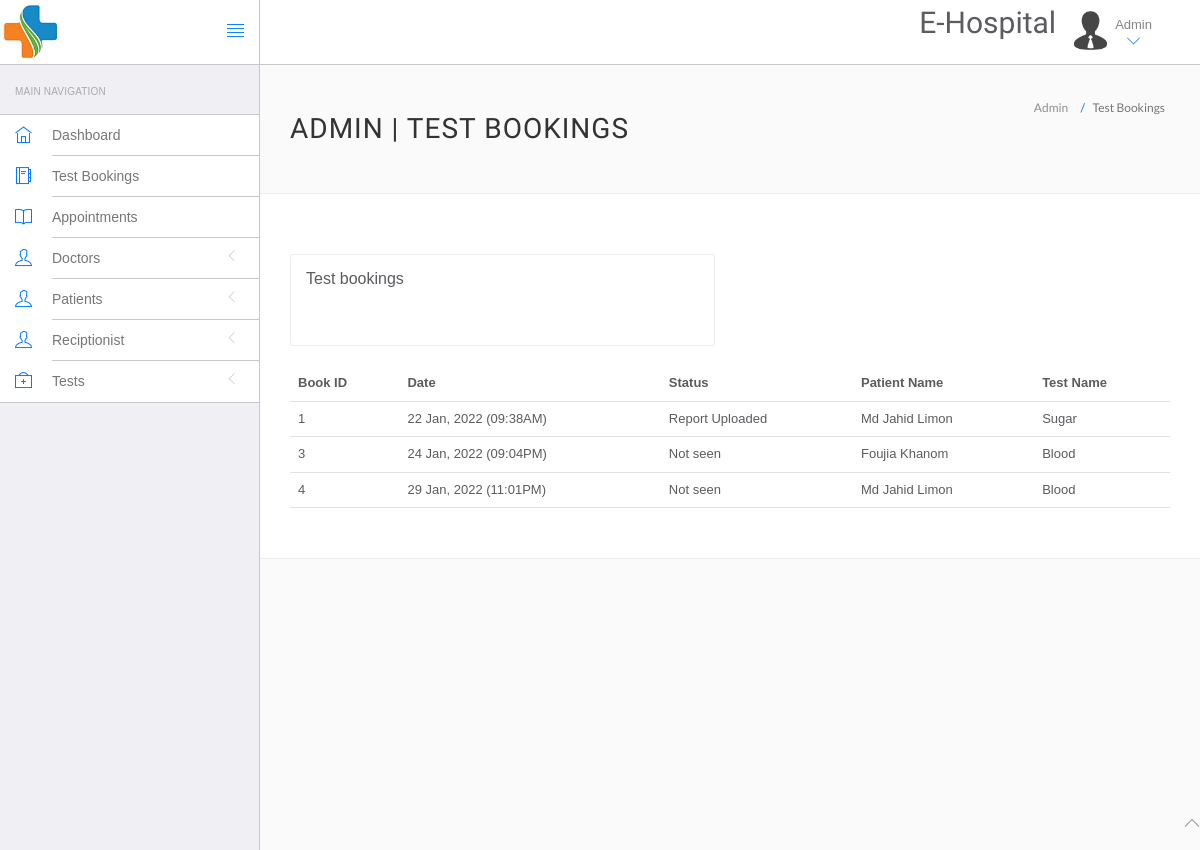
Page /admin/test-bookings.php (signed in) on the committed database.
### tables this page shows
CREATE TABLE IF NOT EXISTS `test_bookings` (
  `id` int(11) NOT NULL AUTO_INCREMENT,
  `userid` int(11) NOT NULL,
  `testid` int(11) NOT NULL,
  `bookdate` datetime NOT NULL,
  `status` tinyint(4) NOT NULL,
  PRIMARY KEY (`id`)
);

CREATE TABLE IF NOT EXISTS `patients` (
  `patid` int(11) NOT NULL AUTO_INCREMENT,
  `fullname` varchar(50) NOT NULL,
  `gender` varchar(6) NOT NULL,
  `age` int(11) NOT NULL,
  `address` varchar(100) NOT NULL,
  `phone` varchar(90) NOT NULL,
  `datetime` datetime(6) NOT NULL,
  `blood_group` varchar(11) NOT NULL,
  `email` varchar(50) NOT NULL,
  `password` varchar(50) NOT NULL,
  PRIMARY KEY (`patid`)
);

CREATE TABLE IF NOT EXISTS `tests` (
  `testid` int(11) NOT NULL AUTO_INCREMENT,
  `testname` varchar(50) NOT NULL,
  `price` float NOT NULL,
  `template` text NOT NULL,
  PRIMARY KEY (`testid`)
);

### include/basicdb.php (called while the page is built, shortened)
<?php
function get_all($table)
{
	global $con;
	$sql = "SELECT * from $table";
	$result = mysqli_query($con, $sql);
	return (mysqli_num_rows($result) > 0) ? $result : 0;
}
function get_by_id($table, $tableid, $id)
{
	global $con;
	$sql = "SELECT * FROM $table WHERE $tableid='$id' LIMIT 1";
	$result = mysqli_query($con, $sql);
	if (mysqli_num_rows($result) > 0) {
		return mysqli_fetch_array($result);
	} else {
		return 0;
	}
}

### admin/test-bookings.php (the view, shortened to what this page needs)
<?php
include('include/config.php');
include('../include/basicdb.php');
?>
<!DOCTYPE html>
<html lang="en">
<head>
    <link rel="stylesheet" href="vendor/bootstrap/css/bootstrap.min.css">
    <link rel="stylesheet" href="vendor/fontawesome/css/font-awesome.min.css">
    <link rel="stylesheet" href="vendor/themify-icons/themify-icons.min.css">
    <link href="vendor/animate.css/animate.min.css" rel="stylesheet" media="screen">
    <link href="vendor/perfect-scrollbar/perfect-scrollbar.min.css" rel="stylesheet" media="screen">
    <link href="vendor/switchery/switchery.min.css" rel="stylesheet" media="screen">
    <link href="vendor/bootstrap-touchspin/jquery.bootstrap-touchspin.min.css" rel="stylesheet" media="screen">
    <link href="vendor/select2/select2.min.css" rel="stylesheet" media="screen">
    <link href="vendor/bootstrap-datepicker/bootstrap-datepicker3.standalone.min.css" rel="stylesheet" media="screen">
    <link href="vendor/bootstrap-timepicker/bootstrap-timepicker.min.css" rel="stylesheet" media="screen">
    <link rel="stylesheet" href="assets/css/styles.css">
    <link rel="stylesheet" href="assets/css/plugins.css">
    <link rel="stylesheet" href="assets/css/themes/theme-1.css" id="skin_color" />
</head>
<body>
    <div id="app">
        <?php include('include/sidebar.php'); ?>
        <div class="app-content">
            <?php include('include/header.php'); ?>
            <div class="main-content">
                <div class="wrap-content container" id="container">
                    <section id="page-title">
                        <div class="row">
                            <div class="col-sm-8">
                                <h1 class="mainTitle">Admin | Test Bookings</h1>
                            </div>
                            <ol class="breadcrumb">
                                <li>
                                    <span>Admin</span>
                                </li>
                                <li class="active">
                                    <span>Test Bookings</span>
                                </li>
                            </ol>
                        </div>
                    </section>
                    <div class="container-fluid container-fullw bg-white">
                        <div class="row">
                            <div class="col-md-12">
                                <div class="row margin-top-30">
                                    <div class="col-lg-6 col-md-12">
                                        <div class="panel panel-white">
                                            <div class="panel-heading">
                                                <h5 class="panel-title">Test bookings</h5>
                                            </div>
                                            <div class="panel-body">
                                            </div>
                                        </div>
                                    </div>
                                </div>
                            </div>
                        </div>
                        <div class="row">
                            <div class="col-md-12">
                                <table class="table table-hover" id="sample-table-1">
                                    <thead>
                                        <tr>
                                            <th>Book ID</th>
                                            <th>Date</th>
                                            <th>Status</th>
                                            <th>Patient Name</th>
                                            <th>Test Name</th>
                                        </tr>
                                    </thead>
                                    <tbody>
                                        <?php
                                        $appoint = get_all("test_bookings");
                                        if ($appoint) {
                                            while ($row = $appoint->fetch_assoc()) {
                                                $row2 = get_by_id("patients", "patid", $row["userid"]);
                                                $row3 = get_by_id("tests", "testid", $row["testid"]);
                                        ?>
                                                <tr>
                                                    <td><?= $row["id"]; ?></td>
                                                    <td><?php echo date("j M, Y (h:iA)", strtotime($row['bookdate'])); ?></td>
                                                    <td><?= ($row["status"] == 1) ? "Not seen" : "Report Uploaded"; ?> </td>
                                                    <td class="hide-on-small-only"> <?= $row2["fullname"]; ?></td>
                                                    <td class="hide-on-small-only"> <?= $row3["testname"]; ?></td>
                                                </tr>
                                        <?php
                                            }
                                        }
                                        ?>
                                    </tbody>
                                </table>
                            </div>
                        </div>
                    </div>
                </div>
            </div>
        </div>
    </div>
    <?php include('include/footer.php'); ?>
</body>
</html>

### patient/assets/css/themes/theme-1.css (style rules this page uses)
body { background: #FAFAFA; }

### rows in the picture
test_bookings: id "1", bookdate "22 Jan, 2022 (09:38AM)", status "Report Uploaded", patients.fullname "Md Jahid Limon", testid.testname "Sugar"
test_bookings: id "3", bookdate "24 Jan, 2022 (09:04PM)", status "Not seen", patients.fullname "Foujia Khanom", testid.testname "Blood"
test_bookings: id "4", bookdate "29 Jan, 2022 (11:01PM)", status "Not seen", patients.fullname "Md Jahid Limon", testid.testname "Blood"
